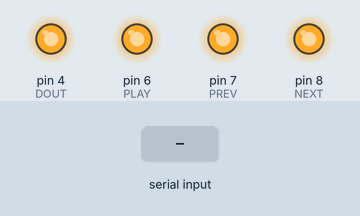
Simulated run of this sketch. Board: Arduino Uno, built with avr-gcc and run on an emulated ATmega328P. Parts: output pins drawn as LEDs (lit = HIGH). Inputs (shaded band) come from the test bench. Pins used as bus, display or sensor lines are not drawn.

Above: at 1.8 s.
1.9 s: "p" received over Serial
At 3.1 s:
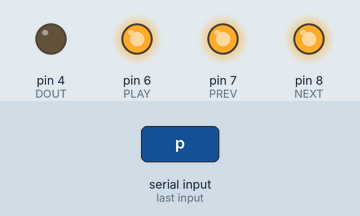
3.4 s: "s" received over Serial
At 3.9 s:
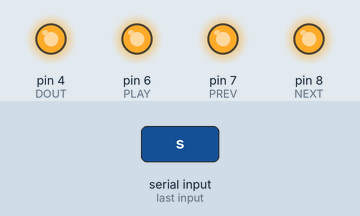
4.9 s: "n" received over Serial
At 6.1 s:
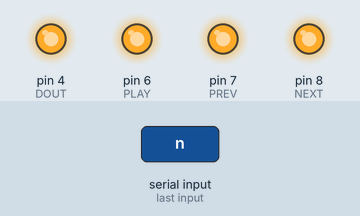
6.4 s: "b" received over Serial
At 7.4 s:
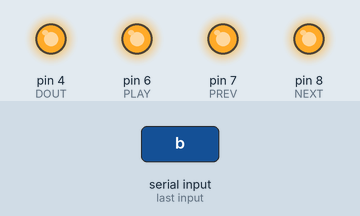
7.9 s: "t" received over Serial
At 8.6 s:
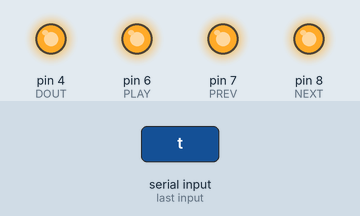
9.4 s: "x" received over Serial
At 9.9 s:
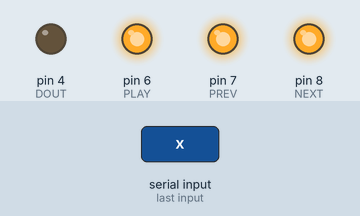
Timing chart, 0 to 11.9 s (numbered marks = the images above; inputs shaded):
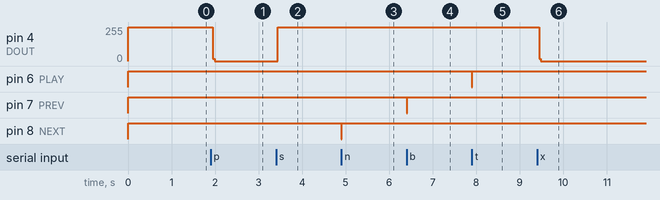

The sketch:

WTV020DS_Arduino.ino
```cpp
//-----------------------------------------------------------------------------
// Pin definitions
#define RESET 9    // Pull this low for at least 6ms to reset the audio module.
                   //  Allow at least 300ms after reset before interacting with
                   //  the chip.
#define NEXT  8    // Play the next track. If you wish to advance the pointer
                   //  but not play the next track, you must immediately follow
                   //  a toggle of this pin with a toggle of the PLAY pin. Note
                   //  that the pointer for pin operations is different to the
                   //  pointer for the 2-wire serial controller. See above for
                   //  more instructions.
#define PREV  7    // Just like NEXT, but backwards.
#define PLAY  6    // Play, or stop, the current track. This stops playback, so
                   //  upon the next toggle of the PLAY pin, playback will
                   //  begin from the start of the current track. It does NOT
                   //  pause playback.
#define BUSY  5    // HIGH during playback.
#define DOUT  4    // Data input from a microcontroller.
#define DCLK  3    // Data clock from a microcontroller.

// Opcode definitions- the 2-wire serial (which is NOT I2C- it is close to SPI
//  without a CS or MISO, but the Arduino can't clock data slowly enough to
//  suit the widget when using the internal SPI peripheral).
#define OPCODE_PLAY_PAUSE  0xFFFE   // Play a track, or pause the current
                                    //  playback. Note that this requires that
                                    //  you first send a number from 0-511 to
                                    //  the module to indicate which track you
                                    //  wish to play back- simply sending the
                                    //  PLAY_PAUSE opcode has no effect other
                                    //  than pausing playback.
#define OPCODE_STOP        0xFFFF   // Stops the current playback. Subsequent
                                    //  toggling of the PLAY pin will start
                                    //  playback as though no previous track
                                    //  were playing.
#define OPCODE_VOL         0xFFF0   // Set the volume. 0xFFF0 is muted, 0xFFF7
                                    //  is max. Defaults to max on startup.

byte file = 0;   // This is a file counter used to internally track the pointer
                 //  for playback. There is no way to read the internal pointer
                 //  and find out which track will play if you simply strobe the
                 //  PLAY pin, or which track you'll be moving to if you strobe
                 //  NEXT or PREV.

void setup()
{
  Serial.begin(57600);
  pinSetup();
  resetModule();
}

void loop()
{
  if (Serial.available() > 0)
  {
    byte command = Serial.read();
    switch(command)
    {
      case 'p':
        sendCommand((unsigned int) file);
        sendCommand(OPCODE_PLAY_PAUSE);
        break;
      case 's':
        sendCommand(OPCODE_STOP);
        break;
      case 'n':
        if (file++ == 11) file = 0;
        digitalWrite(NEXT, LOW);
        delay(10);
        digitalWrite(NEXT, HIGH);
        break;
      case 'b':
        if (file-- == 255) file = 10;
        digitalWrite(PREV, LOW);
        delay(10);
        digitalWrite(PREV, HIGH);
        break;
      case '+':
        if (file++ == 11) file = 0;
        digitalWrite(NEXT, LOW);
        delay(10);
        digitalWrite(NEXT, HIGH);
        while(digitalRead(BUSY) == HIGH);
        digitalWrite(PLAY, LOW);
        delay(10);
        digitalWrite(PLAY, HIGH);
        break;
      case '-':
        if (file-- == 255) file = 10;
        digitalWrite(PREV, LOW);
        delay(10);
        digitalWrite(PREV, HIGH);
        while(digitalRead(BUSY) == HIGH);
        digitalWrite(PLAY, LOW);
        delay(10);
        digitalWrite(PLAY, HIGH);
        break;
      case 't':
        digitalWrite(PLAY, LOW);
        delay(10);
        digitalWrite(PLAY, HIGH);
        break;
      case 'x':
        sendCommand(OPCODE_PLAY_PAUSE);
        break;
    }
  }
}

void pinSetup()
{
  pinMode(RESET, OUTPUT);
  digitalWrite(RESET, LOW);
  pinMode(NEXT, OUTPUT);
  digitalWrite(NEXT, HIGH);
  pinMode(PREV, OUTPUT);
  digitalWrite(PREV, HIGH);
  pinMode(PLAY, OUTPUT);
  digitalWrite(PLAY, HIGH);

  pinMode(DOUT, OUTPUT);
  digitalWrite(DOUT, HIGH);
  pinMode(DCLK, OUTPUT);
  digitalWrite(DOUT, HIGH);

  pinMode(BUSY, INPUT);
}

void resetModule()
{
  digitalWrite(RESET, LOW);
  delay(100);
  digitalWrite(RESET, HIGH);
  delay(500);
}

void sendCommand(unsigned int command)
{
  digitalWrite(DCLK, LOW);
  delayMicroseconds(1900);
  for (byte i = 0; i < 16; i++)
  {
    delayMicroseconds(100);
    digitalWrite(DCLK, LOW);
    digitalWrite(DOUT, LOW);
    if ((command & 0x8000) != 0)
    {
      digitalWrite(DOUT, HIGH);
    }
    delayMicroseconds(100);
    digitalWrite(DCLK, HIGH);
    command = command<<1;
  }
}

   
```

Measured:
- after the input at 1.9 s, pin 4 (DOUT): 255/255 → 0/255 after 0.05 s
- after the input at 3.4 s, pin 4 (DOUT): 0/255 → 255/255 at once
- after the input at 4.9 s, pin 8 (NEXT): HIGH → LOW at once, → HIGH 0.01 s later
- after the input at 6.4 s, pin 7 (PREV): HIGH → LOW at once, → HIGH 0.01 s later
- after the input at 7.9 s, pin 6 (PLAY): HIGH → LOW at once, → HIGH 0.01 s later
- after the input at 9.4 s, pin 4 (DOUT): 255/255 → 0/255 at once
